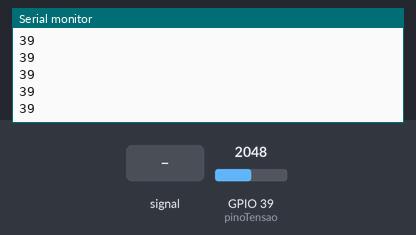
A sketch run on a simulated ESP32. Parts: the last lines printed to the serial monitor. The inputs (shaded band) are chosen by the test bench; at power-on: GPIO 39 (pinoTensao) = 2048.

Above: at 2.2 s.
2.3 s: GPIO 39 (pinoTensao) fed a 200 Hz sine of ±1023 counts around its level
At 2.9 s:
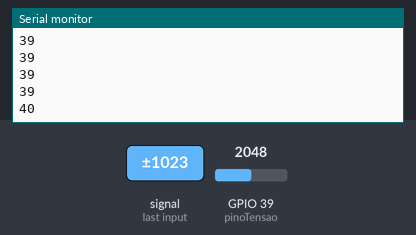
3.8 s: GPIO 39 (pinoTensao) set to 2866
At 3.8 s:
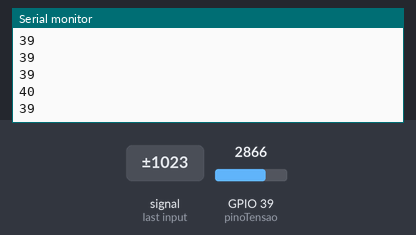
5.3 s: GPIO 39 (pinoTensao) fed a 2 Hz sine of ±1228 counts around its level
At 5.37 s:
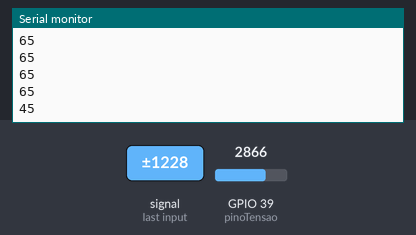
6.8 s: GPIO 39 (pinoTensao) set to 3603
At 6.83 s:
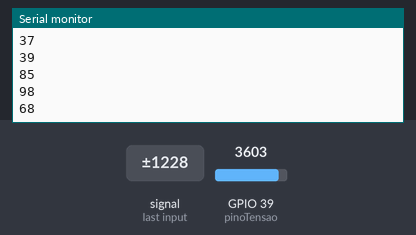
Timing chart, 0 to 9.3 s (numbered marks = the images above; inputs shaded):
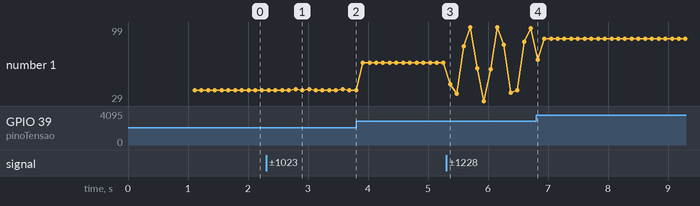

The sketch:

testeTensao.ino
```cpp
const int pinoTensao = 39;

int entradaAnalogicaTensao = 0;
double tensao;

void setup() {
  Serial.begin(9600);
  delay(1000);
}

void loop() {
  float somatorio = 0;
  float nivelCargaAtual;
  int nivelCarga;
  for(int i=0;i<1000;i++){
    entradaAnalogicaTensao = analogRead(pinoTensao);
    tensao = (3.3 * entradaAnalogicaTensao)/4095;
    tensao = tensao * (12.7)/2.7;
    if(tensao<3){
       nivelCargaAtual = 0;
    }
    else{
      nivelCargaAtual = 100*(tensao - 3)/12;
    }
    somatorio += nivelCargaAtual;
  }
  nivelCarga = somatorio/1000;
  Serial.println(nivelCarga);
}
```

Measured:
- after the input at 2.3 s, the serial monitor: prints a new line after 0.49 s (image 1)
- after the input at 5.3 s, the serial monitor: prints a new line after 0.07 s (image 3)
- after the input at 6.8 s, the serial monitor: prints a new line at once (image 4)
- plotted number 1: 39 → 65 after the input at 3.8 s, 65 → 98 after the input at 5.3 s
